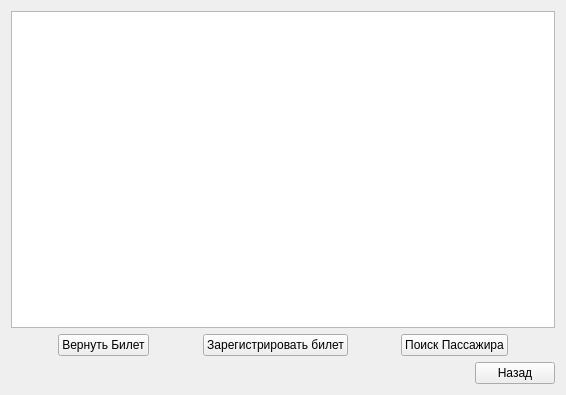
<?xml version="1.0" encoding="UTF-8"?>
<ui version="4.0">
 <class>PassengerTable</class>
 <widget class="QWidget" name="PassengerTable">
  <property name="geometry">
   <rect>
    <x>0</x>
    <y>0</y>
    <width>566</width>
    <height>395</height>
   </rect>
  </property>
  <property name="windowTitle">
   <string>AirPortSystems: Passenger Table</string>
  </property>
  <layout class="QVBoxLayout" name="verticalLayout">
   <item>
    <widget class="QTableView" name="tableView">
     <attribute name="horizontalHeaderStretchLastSection">
      <bool>true</bool>
     </attribute>
    </widget>
   </item>
   <item>
    <layout class="QHBoxLayout" name="horizontalLayout">
     <item>
      <spacer name="horizontalSpacer">
       <property name="orientation">
        <enum>Qt::Horizontal</enum>
       </property>
       <property name="sizeHint" stdset="0">
        <size>
         <width>40</width>
         <height>20</height>
        </size>
       </property>
      </spacer>
     </item>
     <item>
      <widget class="QPushButton" name="ReturnTicket">
       <property name="text">
        <string>Вернуть Билет</string>
       </property>
      </widget>
     </item>
     <item>
      <spacer name="horizontalSpacer_3">
       <property name="orientation">
        <enum>Qt::Horizontal</enum>
       </property>
       <property name="sizeHint" stdset="0">
        <size>
         <width>40</width>
         <height>20</height>
        </size>
       </property>
      </spacer>
     </item>
     <item>
      <widget class="QPushButton" name="RegistrationTicket">
       <property name="text">
        <string>Зарегистрировать билет</string>
       </property>
      </widget>
     </item>
     <item>
      <spacer name="horizontalSpacer_6">
       <property name="orientation">
        <enum>Qt::Horizontal</enum>
       </property>
       <property name="sizeHint" stdset="0">
        <size>
         <width>40</width>
         <height>20</height>
        </size>
       </property>
      </spacer>
     </item>
     <item>
      <widget class="QPushButton" name="SearchButton">
       <property name="text">
        <string>Поиск Пассажира</string>
       </property>
      </widget>
     </item>
     <item>
      <spacer name="horizontalSpacer_2">
       <property name="orientation">
        <enum>Qt::Horizontal</enum>
       </property>
       <property name="sizeHint" stdset="0">
        <size>
         <width>40</width>
         <height>20</height>
        </size>
       </property>
      </spacer>
     </item>
    </layout>
   </item>
   <item>
    <layout class="QHBoxLayout" name="horizontalLayout_3">
     <item>
      <spacer name="horizontalSpacer_4">
       <property name="orientation">
        <enum>Qt::Horizontal</enum>
       </property>
       <property name="sizeHint" stdset="0">
        <size>
         <width>40</width>
         <height>20</height>
        </size>
       </property>
      </spacer>
     </item>
     <item>
      <widget class="QLabel" name="label">
       <property name="font">
        <font>
         <family>Times New Roman</family>
         <pointsize>11</pointsize>
        </font>
       </property>
       <property name="text">
        <string/>
       </property>
      </widget>
     </item>
     <item>
      <spacer name="horizontalSpacer_5">
       <property name="orientation">
        <enum>Qt::Horizontal</enum>
       </property>
       <property name="sizeHint" stdset="0">
        <size>
         <width>40</width>
         <height>20</height>
        </size>
       </property>
      </spacer>
     </item>
     <item>
      <widget class="QPushButton" name="Back">
       <property name="text">
        <string>Назад</string>
       </property>
      </widget>
     </item>
    </layout>
   </item>
  </layout>
 </widget>
 <resources/>
 <connections/>
</ui>
